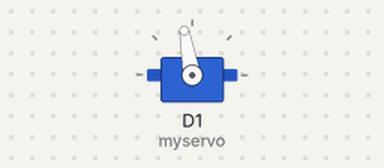
This program was run on a simulated ESP8266 (NodeMCU). Shown: servo. WiFi joins after 1.5 s; servers stay silent unless stated; network time is answered at once with the bench clock; the local clock reads 2024-03-15 10:24:30 at power-on unless the program sets it; what the program prints to the serial monitor is not drawn.

Above: at 1.6 s.
At 2.6 s:
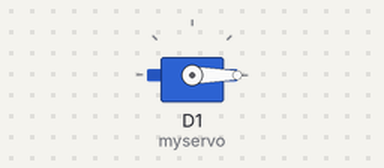
Timing chart, 0 to 4.1 s (numbered marks = the images above):
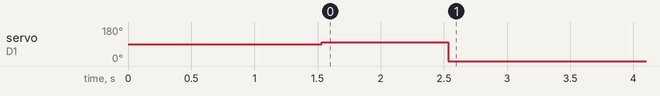

Measured:
- by itself, servo on D1 (myservo): 90° → 100° at 1.5 s, → 0° 1.0 s later

The program:

main.cpp
```cpp
#include <Arduino.h>
#include <NTPClient.h>
#include <ESP8266WiFi.h>
#include <WiFiUdp.h>
#include <Servo.h>


const char *ssid     = "Get-2G-DCAD71";
const char *password = "UXJ4RTUG8B";

const long utcOffsetInSeconds = 3600;

char daysOfTheWeek[7][12] = {"Sunday", "Monday", "Tuesday", "Wednesday", "Thursday", "Friday", "Saturday"};

int hoursSinceLastPressed = 2;
int pos = 0;
int lastHour = 0;


// Define NTP Client to get time
WiFiUDP ntpUDP;
NTPClient timeClient(ntpUDP, "pool.ntp.org", utcOffsetInSeconds);

Servo myservo;


void pressButton(){
  Serial.println("Trying to press...");
  // for (pos = 0; pos <= 180; pos += 1) { // goes from 0 degrees to 180 degrees
  //   // in steps of 1 degree
  //   myservo.write(pos);              // tell servo to go to position in variable 'pos'
  //   delay(100);                       // waits 15ms for the servo to reach the position
  // }
  // for (pos = 180; pos >= 0; pos -= 1) { // goes from 180 degrees to 0 degrees
  //   myservo.write(pos);              // tell servo to go to position in variable 'pos'
  //   delay(100);                       // waits 15ms for the servo to reach the position
  // }
  myservo.write(100);
  delay(1000);
  myservo.write(0);
}

void setup(){
  Serial.begin(115200);

  WiFi.begin(ssid, password);

  while ( WiFi.status() != WL_CONNECTED ) {
    delay ( 500 );
    Serial.print ( "." );
  }

  timeClient.begin();
  myservo.attach(D1);
}

void loop() {
  timeClient.update();

  Serial.print(daysOfTheWeek[timeClient.getDay()]);
  Serial.print(", ");
  Serial.print(timeClient.getHours());
  Serial.print(":");
  Serial.print(timeClient.getMinutes());
  Serial.print(":");
  Serial.println(timeClient.getSeconds());
  //Serial.println(timeClient.getFormattedTime());
  if(timeClient.getHours() != lastHour){
    hoursSinceLastPressed++;
    lastHour = timeClient.getHours();
  }
  if((timeClient.getHours() >= 5) && timeClient.getHours() <= 23){
    if(hoursSinceLastPressed >= 2){
      pressButton();
      hoursSinceLastPressed = 0;
    }
  }
  delay(60000);
}
```
